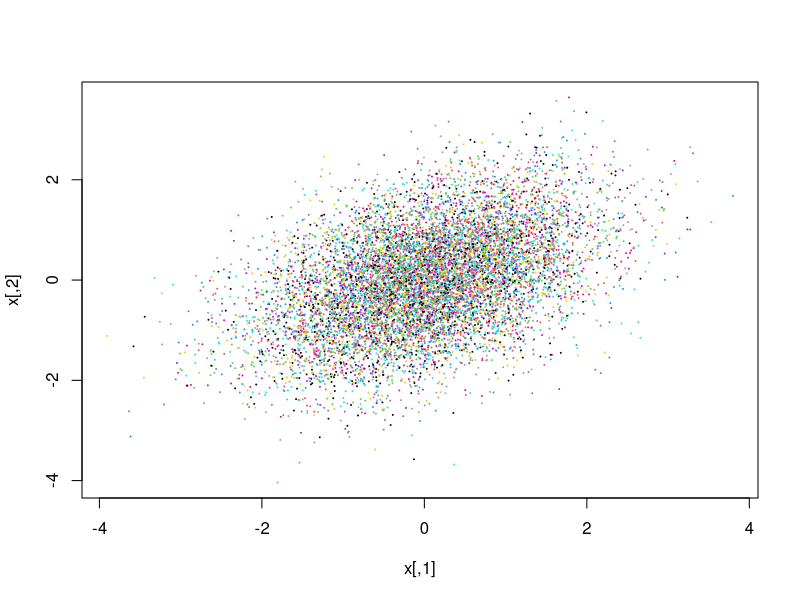
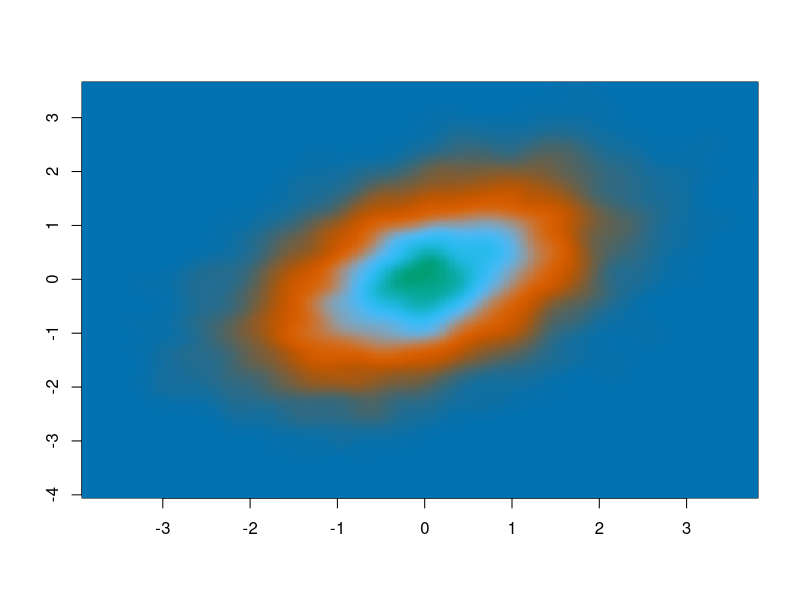
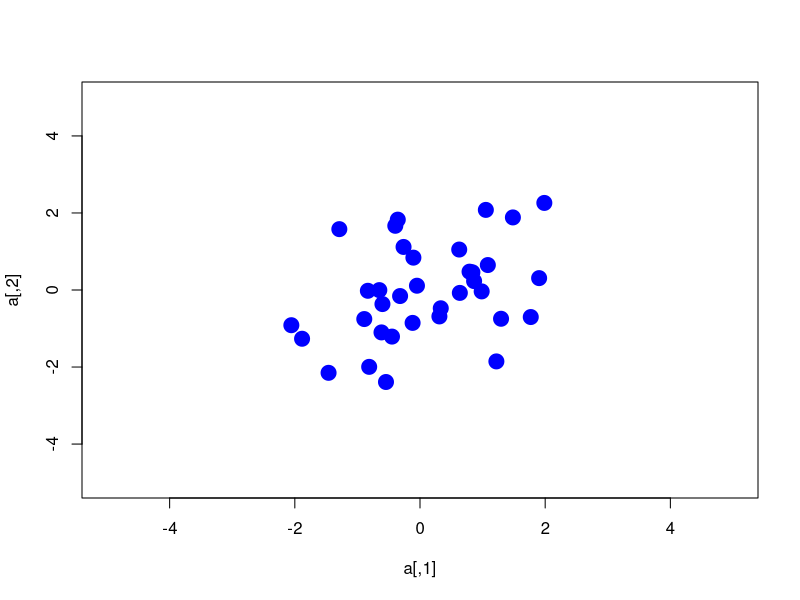

Source code (R) for these figures, in order: (Note: this script raises an error after producing the figures.)
#################
# Simple example of MCMC sampling
#################
set.seed(2)
library(fields)
cbPalette <- c("#0072B2", "#D55E00", "#56B4E9", "#009E73")
colorTable<- designer.colors(500, cbPalette, 
                             x = 10*seq(1:4))

#########
# first, let's build a function that generates random numbers from a bivariate normal distribution

rho <- 0.9
x <- mvtnorm::rmvnorm(10000, sigma = matrix(c(1,sqrt(1 - rho^2),sqrt(1 - rho^2),1), ncol = 2))

plot(x, col = 1:10000, cex = 0.1)
kde <- MASS::kde2d(x[,1], x[,2], n = 200)
image(kde, col = colorTable)

a <- x[1:35,1:2]
plot(a, ylim = c(-5,5), xlim = c(-5,5), col = "blue", cex = 2, pch = 19)
ellipse(mu = c(0, 0), sigma = matrix(c(1, sqrt(1 - rho^2),sqrt(1 - rho^2),1), ncol = 2), alpha = .05, npoints = 250, newplot = FALSE,
        draw = TRUE)
ellipse(mu = c(0, 0), sigma = matrix(c(1, sqrt(1 - rho^2),sqrt(1 - rho^2),1), ncol = 2), alpha = .01, npoints = 250, newplot = FALSE,
        draw = TRUE)
ellipse(mu = c(0, 0), sigma = matrix(c(1, sqrt(1 - rho^2),sqrt(1 - rho^2),1), ncol = 2), alpha = .10, npoints = 250, newplot = FALSE,
        draw = TRUE)
        

metropolisHastings <- function (n, rho) {   
  mat <- matrix(ncol = 2, nrow = n)   # matrix for storing the random samples
  x <- 4   # initial values for all parameters
  y <- 4
  cov <- matrix(c(1,sqrt(1 - rho^2),sqrt(1 - rho^2),1), ncol = 2)
  prev <- dmvnorm(c(x, y), mu = c(0,0), sigma = cov) 
  mat[1, ] <- c(x, y)        # initialize the markov chain
  counter <- 1
  while(counter<=n) {
    propx <- x + rnorm(1, 0, 0.1)
    propy <- y + rnorm(1, 0, 0.1)
    
    newprob <- dmvnorm(c(propx, propy), sigma = cov) 
    ratio <- newprob/prev 
    
    prob.accept <- min(1, ratio)     # ap
    rand <- runif(1)
    if (rand <= prob.accept) {
      x <- propx
      y <- propy
      mat[counter, ] <- c(x, y)    # store this in the storage array 
      counter=counter+1
      prev <- newprob    # get ready for the next iteration
    }
    
  }
  return(mat)
}

met <- metropolisHastings(10000, 0.9)

mycolb <- rgb(0, 0, 255, max = 255, alpha = 125, names = "blue50")
mycolr <- rgb(255, 0, 0, max = 255, alpha = 175, names = "red50")

plotMet <- function(r) {
  a <- x[1:35,1:2]
  plot(a, ylim = c(-5,5), xlim = c(-5,5), xlab = "Channel 1", ylab = "Channel 2", col = mycolb, cex = 2, pch = 19, main = paste0("Iteration ", r))
  ellipse(mu = c(0, 0), sigma = matrix(c(1, sqrt(1 - rho^2),sqrt(1 - rho^2),1), ncol = 2), alpha = .05, npoints = 1000, newplot = FALSE,
          draw = TRUE)
  ellipse(mu = c(0, 0), sigma = matrix(c(1, sqrt(1 - rho^2),sqrt(1 - rho^2),1), ncol = 2), alpha = .01, npoints = 1000, newplot = FALSE,
          draw = TRUE)
  ellipse(mu = c(0, 0), sigma = matrix(c(1, sqrt(1 - rho^2),sqrt(1 - rho^2),1), ncol = 2), alpha = .10, npoints = 1000, newplot = FALSE,
          draw = TRUE)
  
  points(met[100 * c(1:r) - 99,], type = "b", col = mycolr, cex = 2, lwd = 3, pch = 19)
}
par(mfrow = c(2,2), mar=c(4,4,2,1))
plotMet(2)
plotMet(3)
plotMet(5)
plotMet(30)
